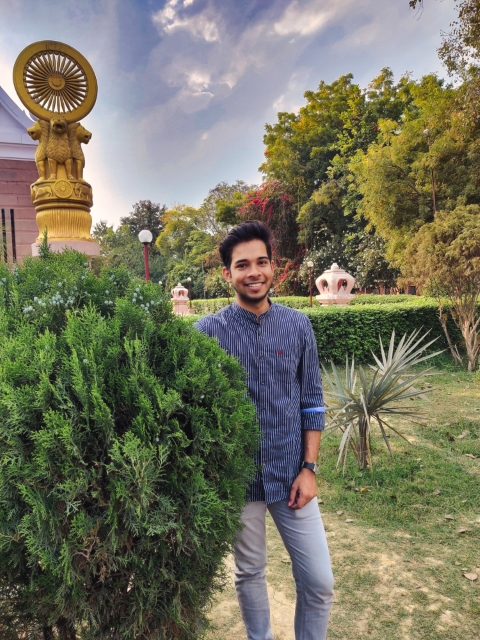
#> input picture JupyterBooks/Computer Vision/mypic.jpg, 480 x 640 px
$ jupyter execute ImagesWithOpenCVIntro.ipynb
#> lines starting #> are read from the running program, lines starting #| are printed output that depends on the picture
[cell 1]
import cv2 as cv
import numpy as np
import matplotlib.pyplot as plt

[cell 2]
img = cv.imread('mypic.jpg')
#> img is the input picture: shape (640, 480, 3); mean B, G, R 96.8, 116.5, 117.6

[cell 3]
cv.imshow("Display window", img)
cv.waitKey(0)

[cell 4]
gray = cv.cvtColor(img, cv.COLOR_BGR2GRAY)
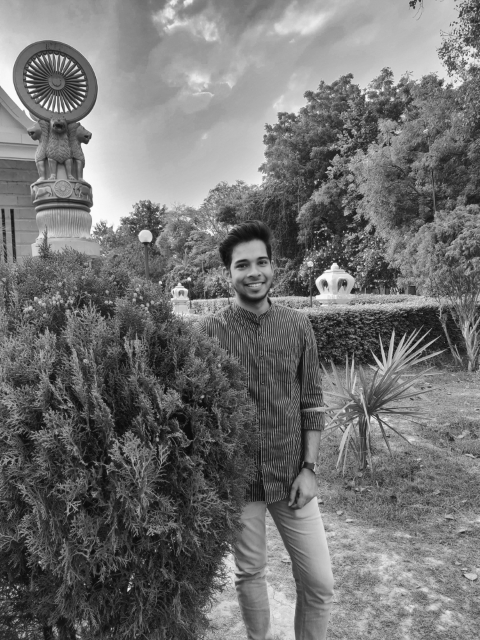
#> gray: shape (640, 480); min 9, max 252, mean 114.6

[cell 5]
cv.imshow("Gray Image", gray)
cv.waitKey(0)
cv. destroyAllWindows()

[cell 6]
noisereduced_version = cv.medianBlur(img,3)
cv.imshow("Noise Reduced", noisereduced_version)
cv.waitKey(0)
cv. destroyAllWindows()

[cell 7]
histogram_image = cv.calcHist(img, [0], None, [256],[0,256])
#> histogram_image = 256 values, max 36 at index 173, min 0 at index 0, mean 5.62
plt.hist(histogram_image.ravel(), 256, [0,256])
plt.show()
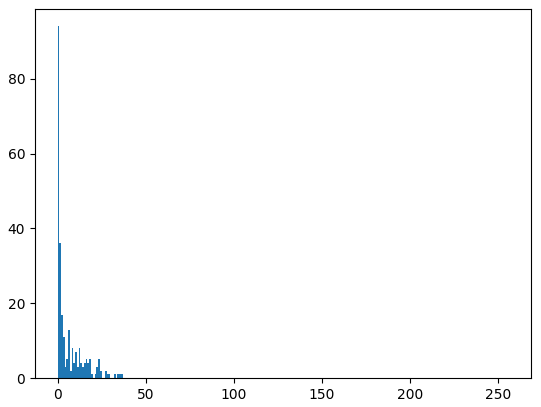
#> figure drawn by matplotlib, 1 panel; tallest bar 94 high, from x = 0 to 1

[cell 8]
color = ['b','g','r']

[cell 9]
for i, col in enumerate(color):
    hist = cv.calcHist(img, [i], None, [256], [0,256])
    plt.plot(hist, color = col)
    plt.xlim([0,256])
plt.show ()
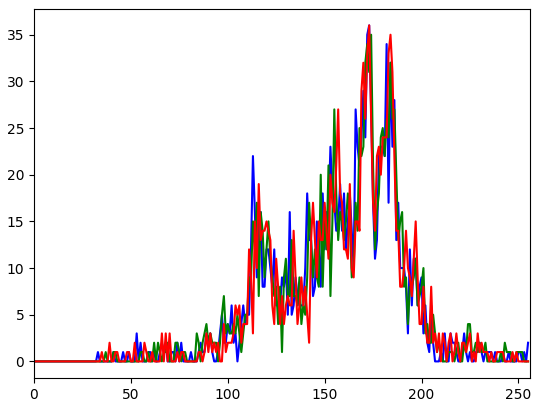
#> figure drawn by matplotlib, 1 panel; curve peaks at x = 173, y = 36; curve peaks at x = 174, y = 35; curve peaks at x = 173, y = 36

[cell 10]
hist = cv.calcHist(img, [2], None, [256], [0,256])
#> hist has the same summary as histogram_image
plt.plot(hist, color = 'b')
plt.xlim([0,256])
#> Out = (0, 256)
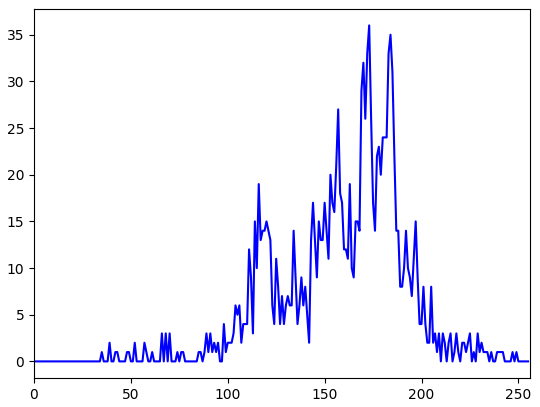
#> figure drawn by matplotlib, 1 panel; curve peaks at x = 173, y = 36
